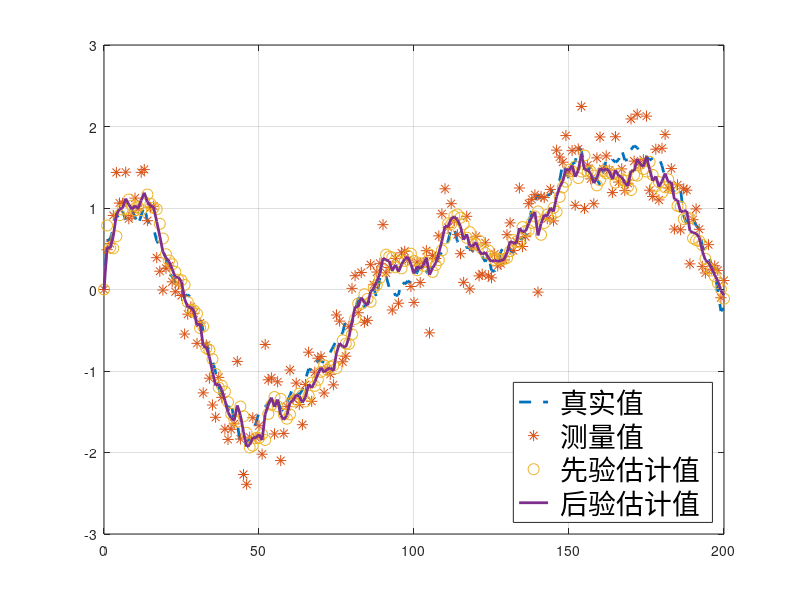

The MATLAB source for this figure:
  %%%%%%%%%%%%%%%%%%%%%%%%%%%%%%%%%%%%%%%%%%%%%
%% 《控制之美-卷二》 代码
%% 作者：王天威，黄军魁
%% 清华大学出版社
%% 程序名称：Extended_KalmanFilter.m
%% 程序功能：扩展卡尔曼滤波器案例（6.5.2节案例）
%%%%%%%%%%%%%%%%%%%%%%%%%%%%%%%%%%%%%%%%%%%%%

%% 程序初始化，清空工作空间，缓存，
clear all;
close all;
clc;
% 离散时间步长
Ts = 0.01;

%%%%%%%%%%%%%%%%%参数设计%%%%%%%%%%%%%%%%%%%%%
% 定义过程噪声协方差矩阵
Q = [0.01 0; 0 0.01];
% 定义测量噪声协方差矩阵
R_c = [0.1 0; 0 0.1];
% 定义重力加速度
g=10;
% 定义连杆长度
l=0.5;

%%%%%%%%%%%%%%%%%系统初始化%%%%%%%%%%%%%%%%%%%%
% 初始化系统状态
x0 = [pi/4; 0];
% 初始化状态赋值
x = x0;
% 初始化测量值
z0 = [0; 0];
% 初始化测量值赋值
z = z0;
% 初始化先验估计
x_hat_minus0 = [0; 0];
% 初始化先验估计赋值
x_hat_minus = x_hat_minus0;
% 初始化后验估计
x_hat0 = [pi/4; 0];
% 初始化后验估计赋值
x_hat = x_hat0;
% 初始化后验估计误差协方差矩阵
P0 = [1 0;0 1];
% 初始后验估计误差协方差矩阵赋值
P = P0;
% 计算变量维度
n = size (x,1);
%%%%%%%%%%%%%%%%%%%%%%%%%%%%%%%%%%%%%%%%%%%%%%
% 定义系统运行步数
k_steps = 200;
% 定义x_history零矩阵，用于储存系统状态结果，维度n x k_steps
x_history = zeros(n,k_steps);
% 定义x_hat_history零矩阵，用于储存后验估计结果，维度n x k_steps
x_hat_history = zeros(n,k_steps);
% 定义x_hat_minus_history零矩阵，用于储存先验估计结果，维度n x k_steps
x_hat_minus_history = zeros(n,k_steps);
% 定义z_history零矩阵，用于测量结果，维度n x k_steps
z_history = zeros(n,k_steps);

%%%%%%%%%%%%%生成过程与测量噪声%%%%%%%%%%%%%%%%%%
Q_a = [0.01 0; 0 0.01];
% 定义真实的测量噪声协方差矩阵
R_a = [0.1 0; 0 0.1];
% 随机生成过程噪声
w = chol(Q_a)* randn(2,k_steps);
% 随机生成测量噪声
v = sqrt(R_a)* randn(2,k_steps);

%% Kalman Filter

for k = 1:k_steps
    % 系统状态空间方程，计算实际状态变量x1
    x(1) = x(1) + x(2)*Ts + w(1,k);
    % 系统状态空间方程，计算实际状态变量x2
    x(2) = x(2) - g/l*sin(x(1))*Ts + w(2,k);
    % 计算实际测量值，在实际应用中，这一项来自传感器测量
    z(1) = x(1) + v(1,k);
    z(2) = x(2) + v(2,k);

    %%%%%%%%%%%%%%%%%%扩展卡尔曼滤波器%%%%%%%%%%%%%%%%%
    % 计算先验状态估计
    x_hat_minus(1) = x_hat(1) + x_hat(2)*Ts;
    x_hat_minus(2) = x_hat(2) -g/l*sin(x_hat(1))*Ts;
    % 计算更新雅可比矩阵
    A = [1 Ts ; -g/l*cos(x_hat(1))*Ts,1];
    W = [1 0; 0 1];
    H_m = [1 0; 0 1];
    V = [1 0; 0 1];
    %% 计算先验估计误差协方差矩阵
    P_minus = A*P*transpose(A) + transpose(W)*Q*W;
    %% 计算卡尔曼增益
    K =  P_minus*transpose(H_m)/(H_m*P_minus*transpose(H_m)+ V *R_c*transpose(V) );
    %% 更新后验估计
    x_hat = x_hat_minus + K*(z-x_hat_minus);
    %% 后验估计误差协方差矩阵
    P = (eye(n)- K*H_m)*P_minus;
    %%%%%%%%%%%%%%%%%%%%%%%%%%%%%%%%%%%%%%%%%%%%%%%%

    % 保存系统状态到预先定义矩阵的相应位置
    x_history (:,k+1) =  x;
    % 保存测量值到预先定义矩阵的相应位置
    z_history (:,k+1) =  z;
    % 保存先验估计到预先定义矩阵的相应位置
    x_hat_minus_history (:,k+1) = x_hat_minus;
    % 保存后验估计到预先定义矩阵的相应位置
    x_hat_history (:,k+1) = x_hat;
end


%%%%%%%%%%%%%%%%%结果%%%%%%%%%%%%%%%%%%%%%%%%%%%
figure(1, 'position',[150 150 1500 500]);
% x1真实结果
plot (0:length(x_history)-1,x_history(1,:),'--','LineWidth',2);
hold on
% x1测量值
plot ( 0:length(z_history)-1,z_history(1,:),'*','MarkerSize',8)
ylim([-3 3]);
% x1先验估计值
plot (0:length(x_hat_minus_history)-1,x_hat_minus_history(1,:),'o','MarkerSize',8);
% x1后验估计值
plot ( 0:length(x_hat_history)-1,x_hat_history(1,:),'LineWidth',2);
legend(' 真实值 ',' 测量值 ',' 先验估计值 ',' 后验估计值 ')
set(legend, 'Location', 'southeast','FontSize', 20);
hold off;
grid on
% 计算Ems 均方误差
Ems= (x_hat_history(1,:)-x_history(1,:))*(x_hat_history(1,:)-x_history(1,:))'/k_steps


